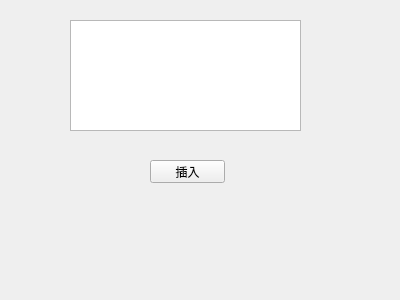
<?xml version="1.0" encoding="UTF-8"?>
<ui version="4.0">
 <class>Form</class>
 <widget class="QWidget" name="Form">
  <property name="geometry">
   <rect>
    <x>0</x>
    <y>0</y>
    <width>400</width>
    <height>300</height>
   </rect>
  </property>
  <property name="windowTitle">
   <string>Form</string>
  </property>
  <widget class="QTextEdit" name="textEdit">
   <property name="geometry">
    <rect>
     <x>70</x>
     <y>20</y>
     <width>231</width>
     <height>111</height>
    </rect>
   </property>
  </widget>
  <widget class="QPushButton" name="pushButton">
   <property name="geometry">
    <rect>
     <x>150</x>
     <y>160</y>
     <width>75</width>
     <height>23</height>
    </rect>
   </property>
   <property name="text">
    <string>插入</string>
   </property>
  </widget>
 </widget>
 <resources/>
 <connections/>
</ui>
